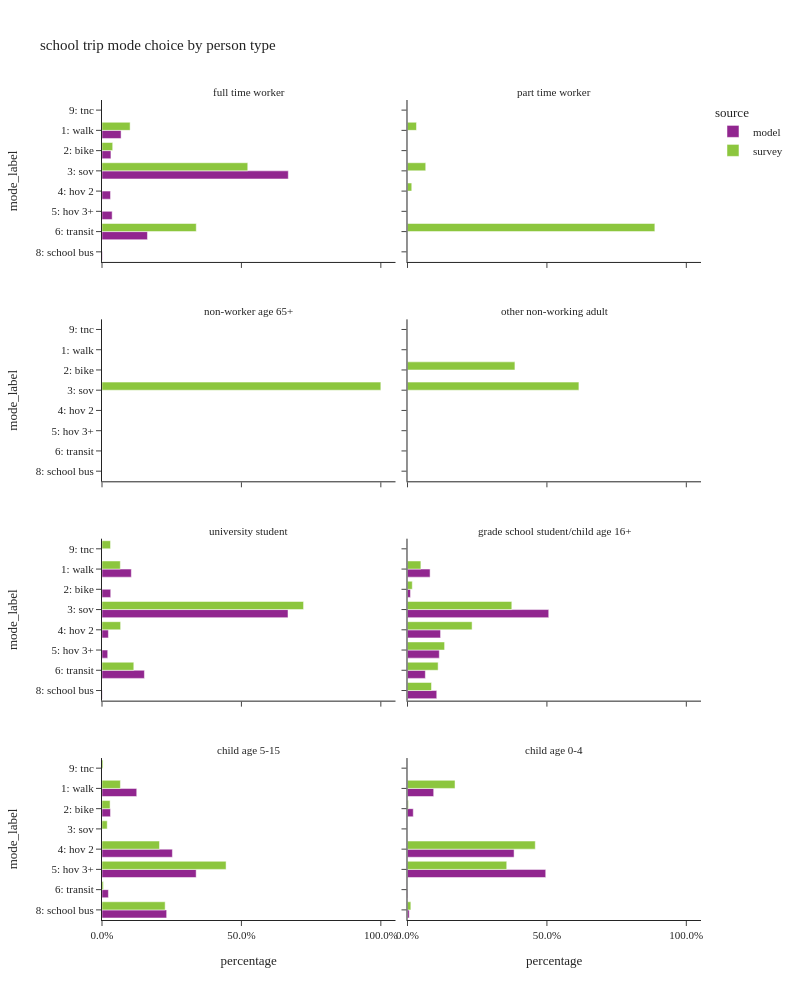

The code cell stored with this chart in its notebook:
### Code cell
plot_mode_choice(sc_trip,"pptyp_label",
                 {"pptyp_label":["full time worker","part time worker","non-worker age 65+","other non-working adult",
                                 "university student","grade school student/child age 16+","child age 5-15","child age 0-4"],
                  "mode_label":["1: walk","2: bike","3: sov","4: hov 2","5: hov 3+","6: transit",
                                   "8: school bus","9: otherÃ¢â‚¬â€œsurvey only"]},
                  "person type",2,1000)

### Figure 1 — Plotly figure (JSON) as saved in the notebook; plotly's stock layout.template omitted (floating-point values rounded to 4 significant figures)
{"data": [{"alignmentgroup": "True", "customdata": [[47], [22], [459], [21], [25], [112], [1]], "hovertemplate": "source=model<br>pptyp_label=full time worker<br>percentage=%{x}<br>mode_label=%{y}<br>sample count=%{customdata[0]}<extra></extra>", "legendgroup": "model", "marker": {"color": "#91268F", "pattern": {"shape": ""}}, "name": "model", "offsetgroup": "model", "orientation": "h", "showlegend": true, "textposition": "auto", "type": "bar", "x": [0.06841, 0.03202, 0.6681, 0.03057, 0.03639, 0.163, 0.001456], "xaxis": "x7", "y": ["1: walk", "2: bike", "3: sov", "4: hov 2", "5: hov 3+", "6: transit", "8: school bus"], "yaxis": "y7"}, {"alignmentgroup": "True", "customdata": [[8644], [2570], [54811], [1885], [1684], [12499], [71]], "hovertemplate": "source=model<br>pptyp_label=university student<br>percentage=%{x}<br>mode_label=%{y}<br>sample count=%{customdata[0]}<extra></extra>", "legendgroup": "model", "marker": {"color": "#91268F", "pattern": {"shape": ""}}, "name": "model", "offsetgroup": "model", "orientation": "h", "showlegend": false, "textposition": "auto", "type": "bar", "x": [0.1052, 0.03128, 0.6671, 0.02294, 0.0205, 0.1521, 0.0008641], "xaxis": "x3", "y": ["1: walk", "2: bike", "3: sov", "4: hov 2", "5: hov 3+", "6: transit", "8: school bus"], "yaxis": "y3"}, {"alignmentgroup": "True", "customdata": [[7761], [1025], [48501], [11357], [10924], [6133], [10047]], "hovertemplate": "source=model<br>pptyp_label=grade school student/child age 16+<br>percentage=%{x}<br>mode_label=%{y}<br>sample count=%{customdata[0]}<extra></extra>", "legendgroup": "model", "marker": {"color": "#91268F", "pattern": {"shape": ""}}, "name": "model", "offsetgroup": "model", "orientation": "h", "showlegend": false, "textposition": "auto", "type": "bar", "x": [0.08106, 0.01071, 0.5065, 0.1186, 0.1141, 0.06405, 0.1049], "xaxis": "x4", "y": ["1: walk", "2: bike", "3: sov", "4: hov 2", "5: hov 3+", "6: transit", "8: school bus"], "yaxis": "y4"}, {"alignmentgroup": "True", "customdata": [[54689], [13348], [110816], [148233], [10069], [101791]], "hovertemplate": "source=model<br>pptyp_label=child age 5-15<br>percentage=%{x}<br>mode_label=%{y}<br>sample count=%{customdata[0]}<extra></extra>", "legendgroup": "model", "marker": {"color": "#91268F", "pattern": {"shape": ""}}, "name": "model", "offsetgroup": "model", "orientation": "h", "showlegend": false, "textposition": "auto", "type": "bar", "x": [0.1246, 0.03041, 0.2525, 0.3377, 0.02294, 0.2319], "xaxis": "x", "y": ["1: walk", "2: bike", "4: hov 2", "5: hov 3+", "6: transit", "8: school bus"], "yaxis": "y"}, {"alignmentgroup": "True", "customdata": [[4704], [1035], [19135], [24816], [57], [309]], "hovertemplate": "source=model<br>pptyp_label=child age 0-4<br>percentage=%{x}<br>mode_label=%{y}<br>sample count=%{customdata[0]}<extra></extra>", "legendgroup": "model", "marker": {"color": "#91268F", "pattern": {"shape": ""}}, "name": "model", "offsetgroup": "model", "orientation": "h", "showlegend": false, "textposition": "auto", "type": "bar", "x": [0.09397, 0.02068, 0.3823, 0.4958, 0.001139, 0.006173], "xaxis": "x2", "y": ["1: walk", "2: bike", "4: hov 2", "5: hov 3+", "6: transit", "8: school bus"], "yaxis": "y2"}, {"alignmentgroup": "True", "customdata": [[1], [1], [2], [2]], "hovertemplate": "source=survey<br>pptyp_label=full time worker<br>percentage=%{x}<br>mode_label=%{y}<br>sample count=%{customdata[0]}<extra></extra>", "legendgroup": "survey", "marker": {"color": "#8CC63E", "pattern": {"shape": ""}}, "name": "survey", "offsetgroup": "survey", "orientation": "h", "showlegend": true, "textposition": "auto", "type": "bar", "x": [0.1008, 0.03836, 0.5227, 0.3381], "xaxis": "x7", "y": ["1: walk", "2: bike", "3: sov", "6: transit"], "yaxis": "y7"}, {"alignmentgroup": "True", "customdata": [[1], [2], [1], [2]], "hovertemplate": "source=survey<br>pptyp_label=part time worker<br>percentage=%{x}<br>mode_label=%{y}<br>sample count=%{customdata[0]}<extra></extra>", "legendgroup": "survey", "marker": {"color": "#8CC63E", "pattern": {"shape": ""}}, "name": "survey", "offsetgroup": "survey", "orientation": "h", "showlegend": false, "textposition": "auto", "type": "bar", "x": [0.0322, 0.06541, 0.01526, 0.8871], "xaxis": "x8", "y": ["1: walk", "3: sov", "4: hov 2", "6: transit"], "yaxis": "y8"}, {"alignmentgroup": "True", "customdata": [[1]], "hovertemplate": "source=survey<br>pptyp_label=non-worker age 65+<br>percentage=%{x}<br>mode_label=%{y}<br>sample count=%{customdata[0]}<extra></extra>", "legendgroup": "survey", "marker": {"color": "#8CC63E", "pattern": {"shape": ""}}, "name": "survey", "offsetgroup": "survey", "orientation": "h", "showlegend": false, "textposition": "auto", "type": "bar", "x": [1.0], "xaxis": "x5", "y": ["3: sov"], "yaxis": "y5"}, {"alignmentgroup": "True", "customdata": [[1], [2]], "hovertemplate": "source=survey<br>pptyp_label=other non-working adult<br>percentage=%{x}<br>mode_label=%{y}<br>sample count=%{customdata[0]}<extra></extra>", "legendgroup": "survey", "marker": {"color": "#8CC63E", "pattern": {"shape": ""}}, "name": "survey", "offsetgroup": "survey", "orientation": "h", "showlegend": false, "textposition": "auto", "type": "bar", "x": [0.3853, 0.6147], "xaxis": "x6", "y": ["2: bike", "3: sov"], "yaxis": "y6"}, {"alignmentgroup": "True", "customdata": [[17], [14], [2], [20], [2]], "hovertemplate": "source=survey<br>pptyp_label=university student<br>percentage=%{x}<br>mode_label=%{y}<br>sample count=%{customdata[0]}<extra></extra>", "legendgroup": "survey", "marker": {"color": "#8CC63E", "pattern": {"shape": ""}}, "name": "survey", "offsetgroup": "survey", "orientation": "h", "showlegend": false, "textposition": "auto", "type": "bar", "x": [0.06569, 0.7229, 0.06679, 0.114, 0.03058], "xaxis": "x3", "y": ["1: walk", "3: sov", "4: hov 2", "6: transit", "9: tnc"], "yaxis": "y3"}, {"alignmentgroup": "True", "customdata": [[7], [3], [27], [17], [8], [6], [8]], "hovertemplate": "source=survey<br>pptyp_label=grade school student/child age 16+<br>percentage=%{x}<br>mode_label=%{y}<br>sample count=%{customdata[0]}<extra></extra>", "legendgroup": "survey", "marker": {"color": "#8CC63E", "pattern": {"shape": ""}}, "name": "survey", "offsetgroup": "survey", "orientation": "h", "showlegend": false, "textposition": "auto", "type": "bar", "x": [0.04799, 0.01719, 0.3741, 0.2317, 0.133, 0.1098, 0.08611], "xaxis": "x4", "y": ["1: walk", "2: bike", "3: sov", "4: hov 2", "5: hov 3+", "6: transit", "8: school bus"], "yaxis": "y4"}, {"alignmentgroup": "True", "customdata": [[59], [13], [3], [94], [131], [8], [123], [1]], "hovertemplate": "source=survey<br>pptyp_label=child age 5-15<br>percentage=%{x}<br>mode_label=%{y}<br>sample count=%{customdata[0]}<extra></extra>", "legendgroup": "survey", "marker": {"color": "#8CC63E", "pattern": {"shape": ""}}, "name": "survey", "offsetgroup": "survey", "orientation": "h", "showlegend": false, "textposition": "auto", "type": "bar", "x": [0.066, 0.02902, 0.01873, 0.2061, 0.445, 0.004988, 0.2265, 0.003687], "xaxis": "x", "y": ["1: walk", "2: bike", "3: sov", "4: hov 2", "5: hov 3+", "6: transit", "8: school bus", "9: tnc"], "yaxis": "y"}, {"alignmentgroup": "True", "customdata": [[14], [4], [38], [22], [2]], "hovertemplate": "source=survey<br>pptyp_label=child age 0-4<br>percentage=%{x}<br>mode_label=%{y}<br>sample count=%{customdata[0]}<extra></extra>", "legendgroup": "survey", "marker": {"color": "#8CC63E", "pattern": {"shape": ""}}, "name": "survey", "offsetgroup": "survey", "orientation": "h", "showlegend": false, "textposition": "auto", "type": "bar", "x": [0.1704, 0.003301, 0.4583, 0.3559, 0.01205], "xaxis": "x2", "y": ["1: walk", "2: bike", "4: hov 2", "5: hov 3+", "8: school bus"], "yaxis": "y2"}], "layout": {"annotations": [{"font": {}, "showarrow": false, "text": "child age 5-15", "x": 0.245, "xanchor": "center", "xref": "paper", "y": 0.1975, "yanchor": "bottom", "yref": "paper"}, {"font": {}, "showarrow": false, "text": "child age 0-4", "x": 0.755, "xanchor": "center", "xref": "paper", "y": 0.1975, "yanchor": "bottom", "yref": "paper"}, {"font": {}, "showarrow": false, "text": "university student", "x": 0.245, "xanchor": "center", "xref": "paper", "y": 0.465, "yanchor": "bottom", "yref": "paper"}, {"font": {}, "showarrow": false, "text": "grade school student/child age 16+", "x": 0.755, "xanchor": "center", "xref": "paper", "y": 0.465, "yanchor": "bottom", "yref": "paper"}, {"font": {}, "showarrow": false, "text": "non-worker age 65+", "x": 0.245, "xanchor": "center", "xref": "paper", "y": 0.7325, "yanchor": "bottom", "yref": "paper"}, {"font": {}, "showarrow": false, "text": "other non-working adult", "x": 0.755, "xanchor": "center", "xref": "paper", "y": 0.7325, "yanchor": "bottom", "yref": "paper"}, {"font": {}, "showarrow": false, "text": "full time worker", "x": 0.245, "xanchor": "center", "xref": "paper", "y": 1.0, "yanchor": "bottom", "yref": "paper"}, {"font": {}, "showarrow": false, "text": "part time worker", "x": 0.755, "xanchor": "center", "xref": "paper", "y": 1.0, "yanchor": "bottom", "yref": "paper"}], "barmode": "group", "height": 1000, "legend": {"title": {"text": "source"}, "tracegroupgap": 0}, "title": {"text": "school trip mode choice by person type"}, "width": 800, "xaxis": {"anchor": "y", "domain": [0.0, 0.49], "tickformat": ".1%", "title": {"text": "percentage"}}, "xaxis2": {"anchor": "y2", "domain": [0.51, 1.0], "matches": "x", "tickformat": ".1%", "title": {"text": "percentage"}}, "xaxis3": {"anchor": "y3", "domain": [0.0, 0.49], "matches": "x", "showticklabels": false, "tickformat": ".1%"}, "xaxis4": {"anchor": "y4", "domain": [0.51, 1.0], "matches": "x", "showticklabels": false, "tickformat": ".1%"}, "xaxis5": {"anchor": "y5", "domain": [0.0, 0.49], "matches": "x", "showticklabels": false, "tickformat": ".1%"}, "xaxis6": {"anchor": "y6", "domain": [0.51, 1.0], "matches": "x", "showticklabels": false, "tickformat": ".1%"}, "xaxis7": {"anchor": "y7", "domain": [0.0, 0.49], "matches": "x", "showticklabels": false, "tickformat": ".1%"}, "xaxis8": {"anchor": "y8", "domain": [0.51, 1.0], "matches": "x", "showticklabels": false, "tickformat": ".1%"}, "yaxis": {"anchor": "x", "categoryarray": ["9: otherÃ¢â‚¬â€œsurvey only", "8: school bus", "6: transit", "5: hov 3+", "4: hov 2", "3: sov", "2: bike", "1: walk"], "categoryorder": "array", "domain": [0.0, 0.1975], "title": {"text": "mode_label"}}, "yaxis2": {"anchor": "x2", "domain": [0.0, 0.1975], "matches": "y", "showticklabels": false}, "yaxis3": {"anchor": "x3", "categoryarray": ["9: otherÃ¢â‚¬â€œsurvey only", "8: school bus", "6: transit", "5: hov 3+", "4: hov 2", "3: sov", "2: bike", "1: walk"], "categoryorder": "array", "domain": [0.2675, 0.465], "matches": "y", "title": {"text": "mode_label"}}, "yaxis4": {"anchor": "x4", "domain": [0.2675, 0.465], "matches": "y", "showticklabels": false}, "yaxis5": {"anchor": "x5", "categoryarray": ["9: otherÃ¢â‚¬â€œsurvey only", "8: school bus", "6: transit", "5: hov 3+", "4: hov 2", "3: sov", "2: bike", "1: walk"], "categoryorder": "array", "domain": [0.535, 0.7325], "matches": "y", "title": {"text": "mode_label"}}, "yaxis6": {"anchor": "x6", "domain": [0.535, 0.7325], "matches": "y", "showticklabels": false}, "yaxis7": {"anchor": "x7", "categoryarray": ["9: otherÃ¢â‚¬â€œsurvey only", "8: school bus", "6: transit", "5: hov 3+", "4: hov 2", "3: sov", "2: bike", "1: walk"], "categoryorder": "array", "domain": [0.8025, 1.0], "matches": "y", "title": {"text": "mode_label"}}, "yaxis8": {"anchor": "x8", "domain": [0.8025, 1.0], "matches": "y", "showticklabels": false}}}
